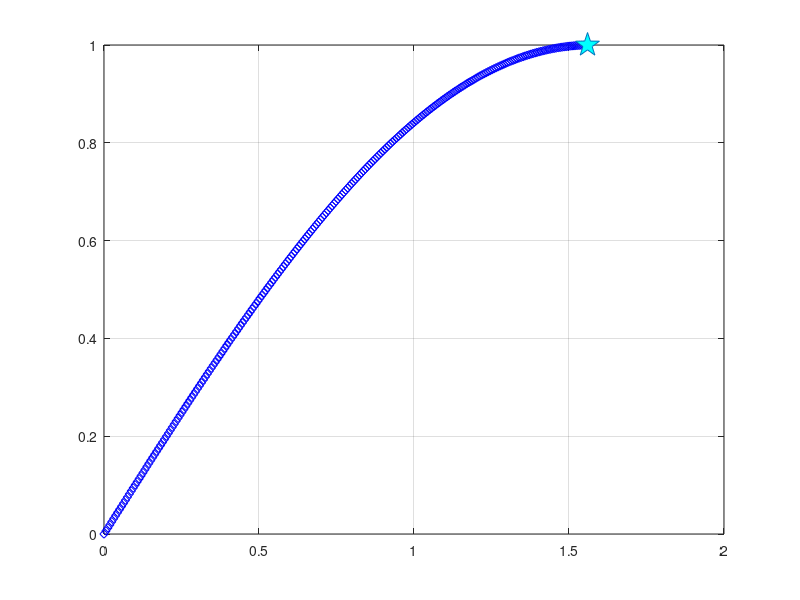

The MATLAB source for this figure:
% Ex15_SINE.m computes sin(theta)
clearvars
theta=linspace(0, 2*pi, 1000); k=length(theta); h=ones(1,k-1);
for ii=1:k
    h(ii)=sin(theta(ii));
    data(ii,:)=[theta(ii);h(ii)];
    if abs(h(ii))>=0.9999
        fprintf('Computation is halted after %g iterations\n', ii);
        fprintf('The function value is: %1.5f \n', h(ii))
        fprintf('When theta is equal to % 1.5f degrees\n', theta(ii)*180/pi)
        break
    else
        continue
    end
end
plot(data(:,1), data(:,2), 'bd'), hold on
plot(data(ii,1),data(ii,2),'p','markerfacecolor','c', 'markersize', 18)
grid on
